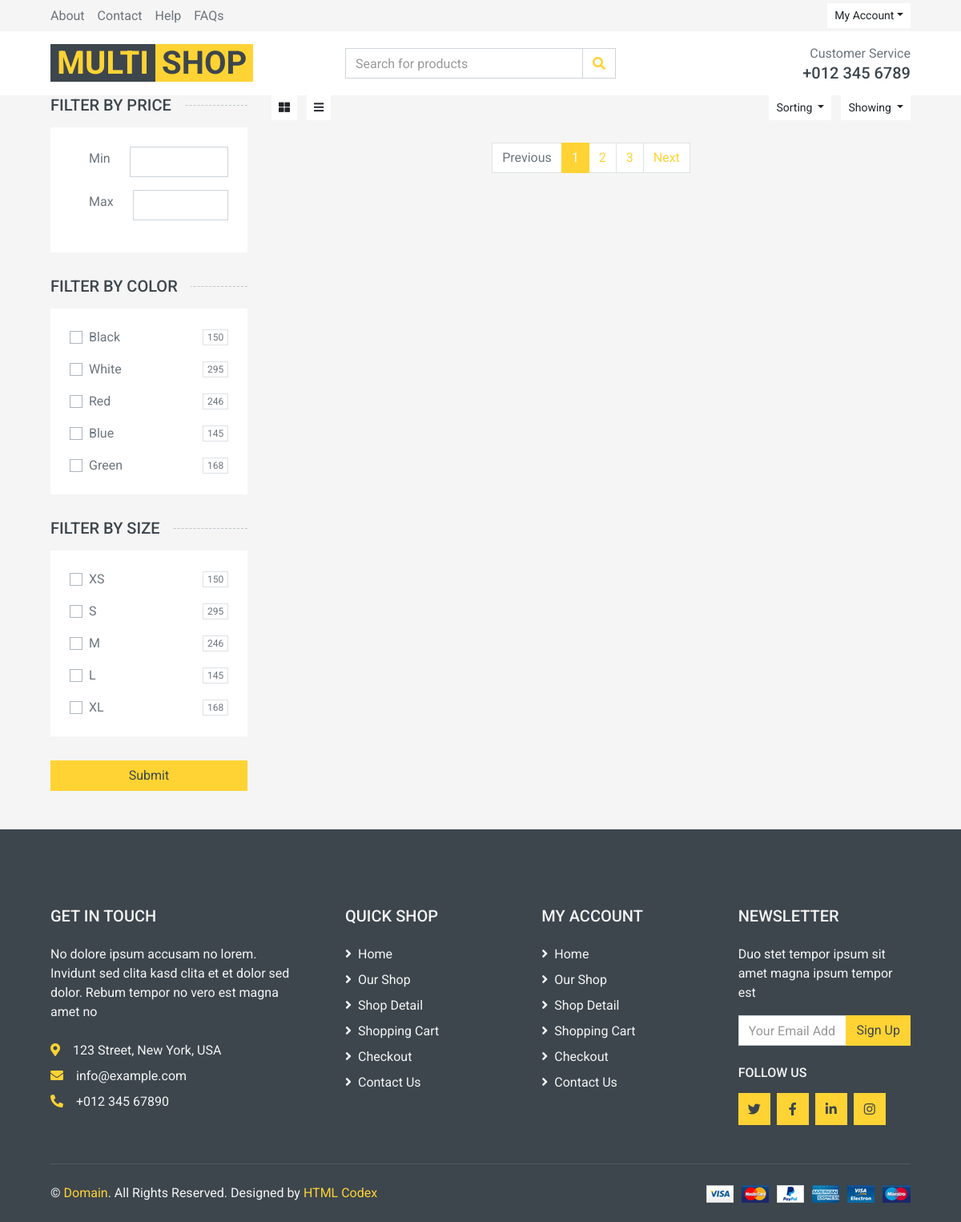
Page /products/all on the earlier database version.
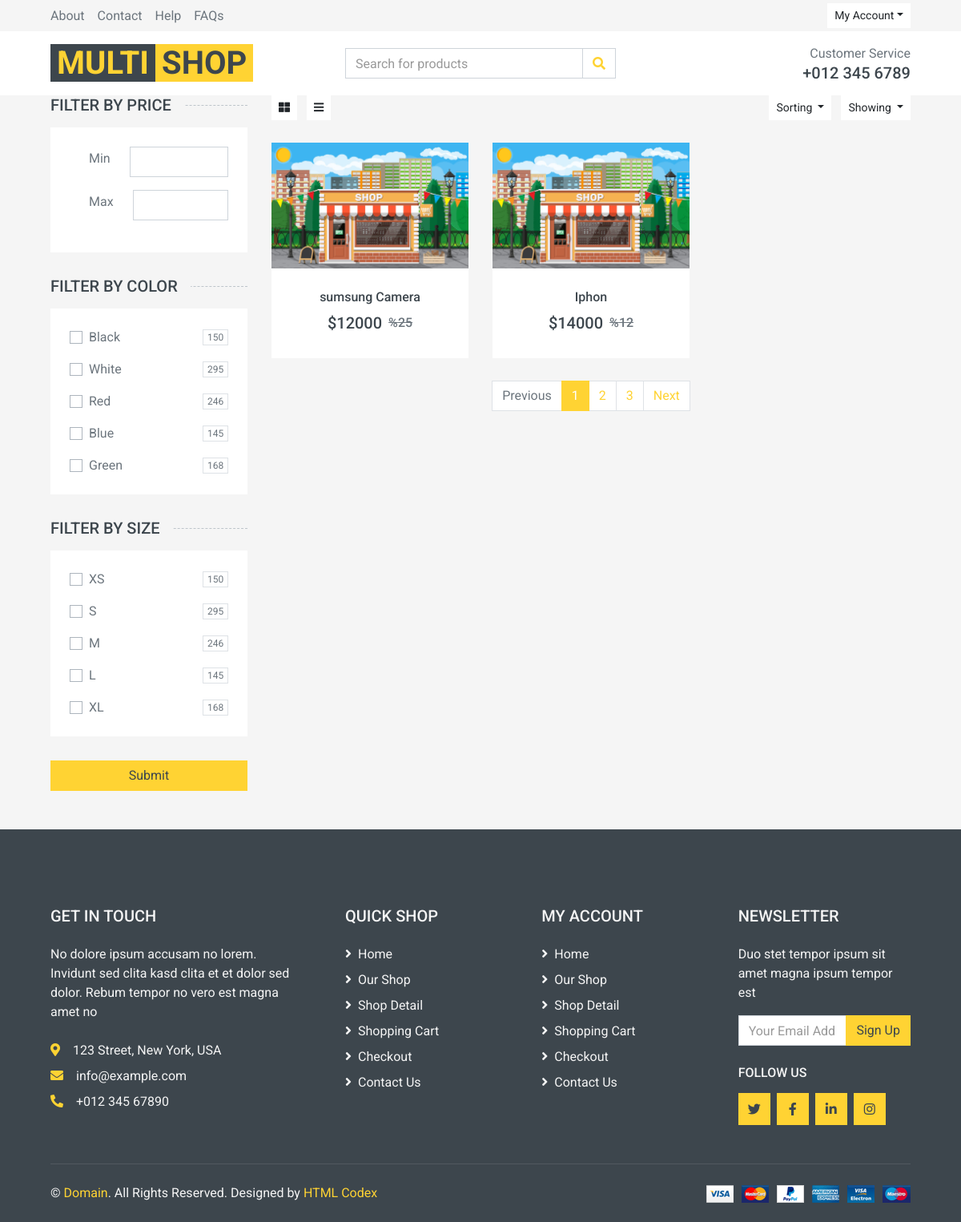
Same page on the later database version.
### product/models.py (models this page shows, shortened)
class Product(models.Model):
    category=models.ManyToManyField(Category,related_name='products')
    title=models.CharField(max_length=30)
    description=models.TextField()
    price=models.IntegerField()
    discount=models.IntegerField()
    image=models.ImageField(upload_to='products')
    size=models.ManyToManyField(Size, null=True, blank=True, related_name='products')
    color=models.ManyToManyField(Color, related_name='products')

### product/views.py (the view)
# urls.py: path('all', views.ProductsListView.as_view(), name='products_list'),
class ProductsListView(ListView):
    template_name='product/product_list.html'
    queryset = Product.objects.all()
    def get_context_data(self, **kwargs):
        request = self.request
        colors = request.GET.getlist('color')
        sizes = request.GET.getlist('size')
        min_price = request.GET.get('min_price')
        max_price = request.GET.get('max_price')
        queryset = Product.objects.all()
        if colors:
            queryset = queryset.filter(color__title__in=colors).distinct()
        if sizes:
            queryset = queryset.filter(size__title__in=sizes).distinct()
        if min_price and max_price:
            queryset = queryset.filter(price__lte=min_price, price__gte=max_price)
        context = super(ProductsListView, self).get_context_data()
        context['object_list'] = queryset
        return context

### product/templates/product/product_list.html (shortened to what this page needs)
{% extends 'base.html' %}
{% load static %}
{% block main %}
    <div class="container-fluid">
        <div class="row px-xl-5">
            <div class="col-lg-3 col-md-4">
                <h5 class="section-title position-relative text-uppercase mb-3"><span class="bg-secondary pr-3">Filter by price</span>
                </h5>
                <form>
                    <div class="bg-light p-4 mb-30">
                        <div class="custom-control custom-checkbox d-flex align-items-center justify-content-between mb-3">
                            <label class="mr-4" for="min_price">Min </label>
                            <input type="number" name="min_price" class="form-control" id="min_price">
                        </div>
                        <div class="custom-control custom-checkbox d-flex align-items-center justify-content-between mb-3">
                            <label class="mr-4" for="max_price">Max</label>
                            <input type="number" name="max_price" class="form-control" id="max_price"/>
                        </div>
                    </div>
                    <h5 class="section-title position-relative text-uppercase mb-3"><span class="bg-secondary pr-3">Filter by color</span>
                    </h5>
                    <div class="bg-light p-4 mb-30">
                        <div class="custom-control custom-checkbox d-flex align-items-center justify-content-between mb-3">
                            <label class="custom-control-label" for="color-1">Black</label>
                            <span class="badge border font-weight-normal">150</span>
                        </div>
                        <div class="custom-control custom-checkbox d-flex align-items-center justify-content-between mb-3">
                            <label class="custom-control-label" for="color-2">White</label>
                            <span class="badge border font-weight-normal">295</span>
                        </div>
                        <div class="custom-control custom-checkbox d-flex align-items-center justify-content-between mb-3">
                            <label class="custom-control-label" for="color-3">Red</label>
                            <span class="badge border font-weight-normal">246</span>
                        </div>
                        <div class="custom-control custom-checkbox d-flex align-items-center justify-content-between mb-3">
                            <label class="custom-control-label" for="color-4">Blue</label>
                            <span class="badge border font-weight-normal">145</span>
                        </div>
                        <div class="custom-control custom-checkbox d-flex align-items-center justify-content-between">
                            <label class="custom-control-label" for="color-5">Green</label>
                            <span class="badge border font-weight-normal">168</span>
                        </div>
                    </div>
                    <h5 class="section-title position-relative text-uppercase mb-3"><span class="bg-secondary pr-3">Filter by size</span>
                    </h5>
                    <div class="bg-light p-4 mb-30">
                        <div class="custom-control custom-checkbox d-flex align-items-center justify-content-between mb-3">
                            <label class="custom-control-label" for="size-1">XS</label>
                            <span class="badge border font-weight-normal">150</span>
                        </div>
                        <div class="custom-control custom-checkbox d-flex align-items-center justify-content-between mb-3">
                            <label class="custom-control-label" for="size-2">S</label>
                            <span class="badge border font-weight-normal">295</span>
                        </div>
                        <div class="custom-control custom-checkbox d-flex align-items-center justify-content-between mb-3">
                            <label class="custom-control-label" for="size-3">M</label>
                            <span class="badge border font-weight-normal">246</span>
                        </div>
                        <div class="custom-control custom-checkbox d-flex align-items-center justify-content-between mb-3">
                            <label class="custom-control-label" for="size-4">L</label>
                            <span class="badge border font-weight-normal">145</span>
                        </div>
                        <div class="custom-control custom-checkbox d-flex align-items-center justify-content-between">
                            <label class="custom-control-label" for="size-5">XL</label>
                            <span class="badge border font-weight-normal">168</span>
                        </div>
                    </div>
                    <input type="submit" class="form-control btn btn-primary"/>
                </form>
            </div>
            <div class="col-lg-9 col-md-8">
                <div class="row pb-3">
                    <div class="col-12 pb-1">
                        <div class="d-flex align-items-center justify-content-between mb-4">
                            <div>
                                <button class="btn btn-sm btn-light"><i class="fa fa-th-large"></i></button>
                                <button class="btn btn-sm btn-light ml-2"><i class="fa fa-bars"></i></button>
                            </div>
                            <div class="ml-2">
                                <div class="btn-group">
                                    <button type="button" class="btn btn-sm btn-light dropdown-toggle"
                                            data-toggle="dropdown">Sorting
                                    </button>
                                </div>
                                <div class="btn-group ml-2">
                                    <button type="button" class="btn btn-sm btn-light dropdown-toggle"
                                            data-toggle="dropdown">Showing
                                    </button>
                                </div>
                            </div>
                        </div>
                    </div>
                    {% for object in object_list %}
                        <div class="col-lg-4 col-md-6 col-sm-6 pb-1">
                            <div class="product-item bg-light mb-4">
                                <div class="product-img position-relative overflow-hidden">
                                    <img class="img-fluid w-100" src="{{ object.image.url }}" alt="">
                                    <div class="product-action">
                                    </div>
                                </div>
                                <div class="text-center py-4">
                                    <a class="h6 text-decoration-none text-truncate" href="">{{ object.title }}</a>
                                    <div class="d-flex align-items-center justify-content-center mt-2">
                                        <h5>${{ object.price }}</h5>
                                        <h6 class="text-muted ml-2">
                                            <del>%{{ object.discount }}</del>
                                        </h6>
                                    </div>
                                </div>
                            </div>
                        </div>
                    {% endfor %}
                    <div class="col-12">
                        <nav>
                            <ul class="pagination justify-content-center">
                                <li class="page-item disabled"><a class="page-link" href="#">Previous</span></a></li>
                                <li class="page-item active"><a class="page-link" href="#">1</a></li>
                                <li class="page-item"><a class="page-link" href="#">2</a></li>
                                <li class="page-item"><a class="page-link" href="#">3</a></li>
                                <li class="page-item"><a class="page-link" href="#">Next</a></li>
                            </ul>
                        </nav>
                    </div>
                </div>
            </div>
        </div>
    </div>
{% endblock %}

Differences in the rows shown:
added Product: image (picture), title "sumsung Camera", price "12000", discount "25"
added Product: image (picture), title "Iphon", price "14000", discount "12"
